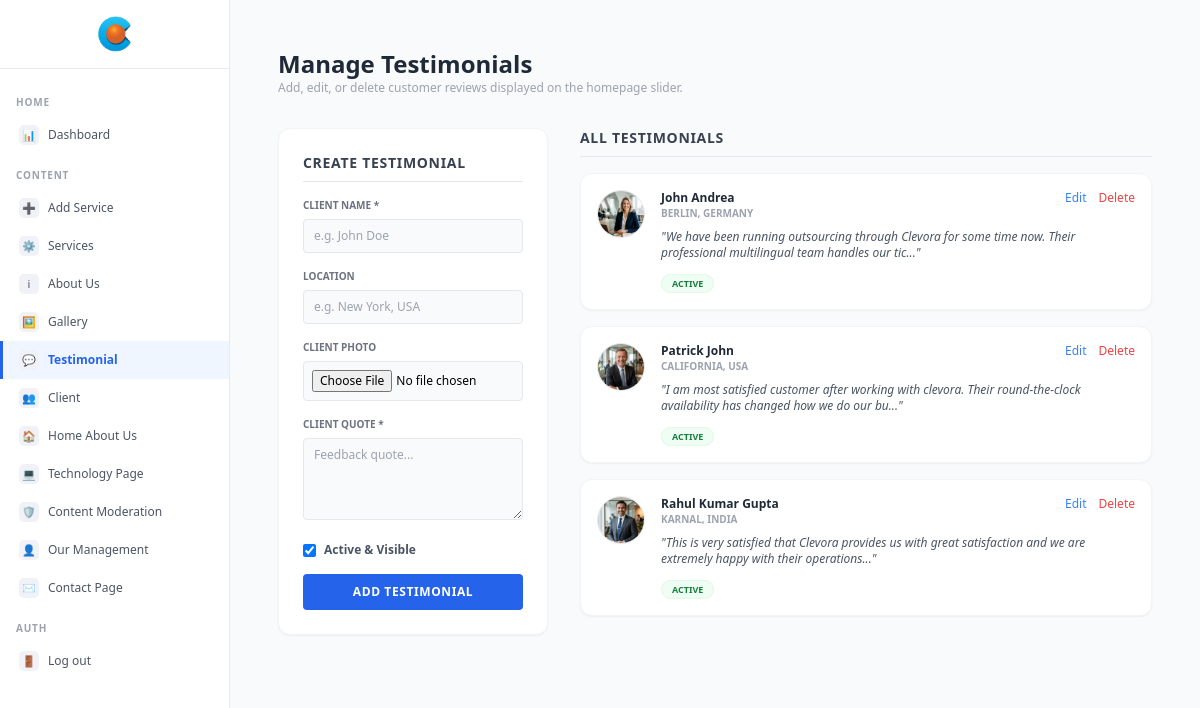
The page /admin/sections/testimonials.php (signed in) on the database its author committed.
### tables this page shows
CREATE TABLE IF NOT EXISTS testimonials (
  id         INT AUTO_INCREMENT PRIMARY KEY,
  name       VARCHAR(100) NOT NULL,
  location   VARCHAR(100),
  photo_url  VARCHAR(255),
  quote      TEXT NOT NULL,
  is_active  TINYINT DEFAULT 1
);

### admin/sections/testimonials.php (the view, shortened to what this page needs)
<?php
require_once '../middleware/auth.php';
$edit_t = null;
$testimonials = [];
if ($pdo) {
    try {
        $testimonials = $pdo->query("SELECT * FROM testimonials ORDER BY id DESC")->fetchAll();
    } catch(Exception $e) {
        $error = 'Failed to fetch testimonials list: ' . $e->getMessage();
    }
}
?>
<!DOCTYPE html>
<html lang="en">
<head>
  <script src="https://cdn.tailwindcss.com"></script>
</head>
<body class="flex bg-gray-50 min-h-screen font-sans">
  <?php include '../includes/sidebar.php'; ?>
  <main class="flex-1 p-8 md:p-12">
    <div class="max-w-5xl mx-auto space-y-8">
      <div>
        <h1 class="text-2xl font-bold text-gray-800 font-poppins">Manage Testimonials</h1>
        <p class="text-xs text-gray-400">Add, edit, or delete customer reviews displayed on the homepage slider.</p>
      </div>
      <div class="grid grid-cols-1 lg:grid-cols-3 gap-8 items-start">
        <form method="POST" enctype="multipart/form-data" class="bg-white rounded-xl border border-gray-100 shadow-sm p-6 space-y-4">
          <h2 class="font-bold text-gray-700 text-sm uppercase tracking-wider mb-2 border-b pb-2">
            <?= $edit_t ? 'Edit Testimonial' : 'Create Testimonial' ?>
          </h2>
          <div>
            <label class="block text-[10px] font-semibold text-gray-500 uppercase mb-1.5">Client Name *</label>
            <input type="text" name="name" required value="<?= htmlspecialchars($edit_t['name'] ?? '') ?>" placeholder="e.g. John Doe"
                   class="w-full bg-gray-50 border border-gray-200 focus:border-blue-500 rounded px-2.5 py-2 text-xs outline-none focus:bg-white transition-all">
          </div>
          <div>
            <label class="block text-[10px] font-semibold text-gray-500 uppercase mb-1.5">Location</label>
            <input type="text" name="location" value="<?= htmlspecialchars($edit_t['location'] ?? '') ?>" placeholder="e.g. New York, USA"
                   class="w-full bg-gray-50 border border-gray-200 focus:border-blue-500 rounded px-2.5 py-2 text-xs outline-none focus:bg-white transition-all">
          </div>
          <div>
            <label class="block text-[10px] font-semibold text-gray-500 uppercase mb-1.5">Client Photo</label>
            <input type="file" name="photo" class="text-xs w-full bg-gray-50 p-2 rounded border border-gray-200">
          </div>
          <div>
            <label class="block text-[10px] font-semibold text-gray-500 uppercase mb-1.5">Client Quote *</label>
            <textarea name="quote" required rows="4" placeholder="Feedback quote..."
                      class="w-full bg-gray-50 border border-gray-200 focus:border-blue-500 rounded px-2.5 py-2 text-xs outline-none focus:bg-white transition-all"><?= htmlspecialchars($edit_t['quote'] ?? '') ?></textarea>
          </div>
          <div class="flex items-center">
            <label class="flex items-center gap-2 text-xs font-semibold text-gray-600 cursor-pointer">
              <input type="checkbox" name="is_active" value="1" <?= (!isset($edit_t['is_active']) || $edit_t['is_active'] == 1) ? 'checked' : '' ?> class="rounded border-gray-300 text-blue-600 focus:ring-blue-500">
              Active & Visible
            </label>
          </div>
          <div class="flex gap-2">
            <button type="submit"
                    class="flex-1 bg-blue-600 hover:bg-blue-500 text-white font-bold py-2.5 rounded text-xs uppercase tracking-wider transition duration-300">
              <?= $edit_t ? 'Save Changes' : 'Add Testimonial' ?>
            </button>
          </div>
        </form>
        <div class="lg:col-span-2 space-y-4">
          <h2 class="font-bold text-gray-700 text-sm uppercase tracking-wider border-b pb-2">All Testimonials</h2>
          <div class="space-y-4">
            <?php if(empty($testimonials)): ?>
            <div class="bg-white rounded-xl border p-8 text-center text-xs text-gray-400">No testimonials created yet.</div>
            <?php else: ?>
              <?php foreach($testimonials as $t): ?>
              <div class="bg-white border border-gray-100 rounded-xl p-4 shadow-sm flex gap-4 relative">
                <div class="w-12 h-12 rounded-full overflow-hidden bg-gray-50 shrink-0 border">
                  <?php if(!empty($t['photo_url'])): ?>
                  <img src="<?= htmlspecialchars($t['photo_url']) ?>" alt="" class="w-full h-full object-cover">
                  <?php else: ?>
                  <div class="w-full h-full bg-blue-100 flex items-center justify-center text-blue-600 font-bold text-sm">
                    <?= strtoupper(substr($t['name'], 0, 1)) ?>
                  </div>
                  <?php endif; ?>
                </div>
                <div class="flex-1 space-y-2">
                  <div>
                    <div class="flex items-center justify-between">
                      <h4 class="font-bold text-gray-800 text-xs"><?= htmlspecialchars($t['name']) ?></h4>
                      <div class="flex gap-3 text-xs">
                        <a href="?edit=<?= $t['id'] ?>" class="text-blue-500 hover:underline">Edit</a>
                        <a href="?delete=<?= $t['id'] ?>" class="text-red-500 hover:underline"
                           onclick="return confirm('Delete this testimonial?')">Delete</a>
                      </div>
                    </div>
                    <p class="text-[10px] text-gray-400 font-semibold uppercase"><?= htmlspecialchars($t['location']) ?></p>
                  </div>
                  <p class="text-gray-600 text-xs italic">"<?= htmlspecialchars(substr($t['quote'], 0, 120)) ?>..."</p>
                  <div>
                    <span class="px-2.5 py-0.5 text-[9px] font-bold uppercase rounded-full <?= $t['is_active'] ? 'bg-green-50 text-green-700 border border-green-100' : 'bg-gray-100 text-gray-500 border border-gray-200' ?>">
                      <?= $t['is_active'] ? 'Active' : 'Hidden' ?>
                    </span>
                  </div>
                </div>
              </div>
              <?php endforeach; ?>
            <?php endif; ?>
          </div>
        </div>
      </div>
    </div>
  </main>
</body>
</html>

### rows shown on the page
testimonials: photo_url (picture), name "John Andrea", location "BERLIN, GERMANY", quote "We have been running outsourcing through Clevora for some time now. Their professional multilingual team handles our tic", is_active "ACTIVE"
testimonials: photo_url (picture), name "Patrick John", location "CALIFORNIA, USA", quote "I am most satisfied customer after working with clevora. Their round-the-clock availability has changed how we do our bu", is_active "ACTIVE"
testimonials: photo_url (picture), name "Rahul Kumar Gupta", location "KARNAL, INDIA", quote "This is very satisfied that Clevora provides us with great satisfaction and we are extremely happy with their operations", is_active "ACTIVE"

### other values the page prints
$groupLabel "HOME"
$icon "📊"
$label "Dashboard"
$groupLabel "CONTENT"
$icon "➕"
$label "Add Service"
$icon "⚙"
$label "Services"
$icon "ℹ"
$label "About Us"
$icon "🖼"
$label "Gallery"
$icon "💬"
$label "Testimonial"
$icon "👥"
